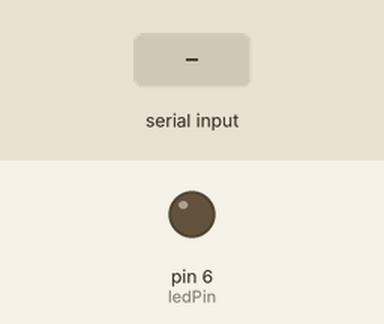
Simulated run of this sketch. Board: Arduino Uno, built with avr-gcc and run on an emulated ATmega328P. Parts: output pins drawn as LEDs (lit = HIGH). The inputs (shaded band) are chosen by the test bench.

Above: at 1.2 s.
1.3 s: "90,45\n" received over Serial
At 2.1 s:
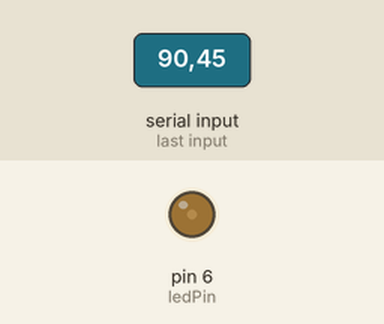
3.8 s: "30,150\n" received over Serial
At 4.4 s:
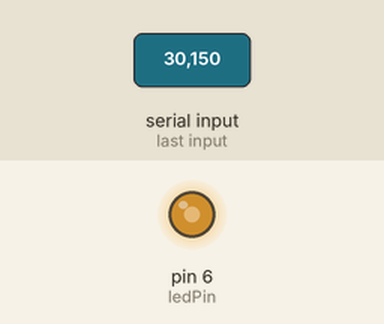
6.3 s: "90\n" received over Serial
At 7.1 s:
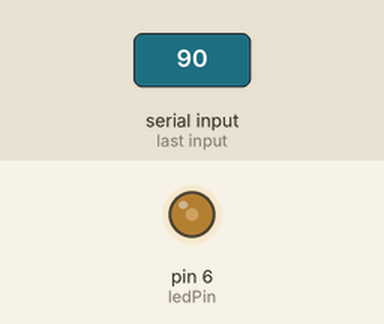
8.8 s: "200\n" received over Serial
At 9.3 s:
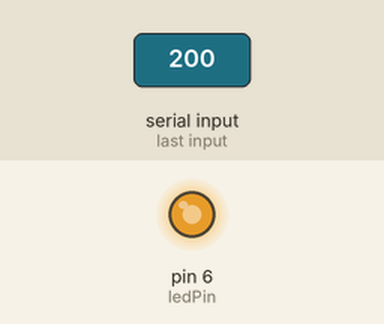
Timing chart, 0 to 11.8 s (numbered marks = the images above; inputs shaded):
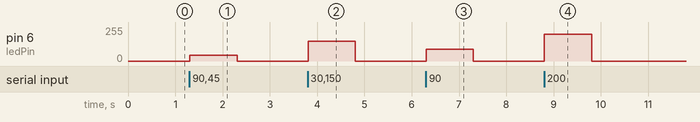

Measured:
- after the input at 1.3 s, pin 6 (ledPin): 0/255 → 45/255 at once, → 0/255 1.0 s later
- after the input at 3.8 s, pin 6 (ledPin): 0/255 → 150/255 at once, → 0/255 1.0 s later
- after the input at 6.3 s, pin 6 (ledPin): 0/255 → 90/255 at once, → 0/255 1.0 s later
- after the input at 8.8 s, pin 6 (ledPin): 0/255 → 200/255 at once, → 0/255 1.0 s later

The sketch:

Serial_Variable_LED.ino
```cpp
int dataIn;         // to hold incoming data

const int ledPin = 6;

void setup() {
  pinMode(ledPin, OUTPUT);
  digitalWrite(ledPin, LOW);
  Serial.begin(9600);  // initialize serial:
}

void loop() {
  while (Serial.available() > 0) {
    dataIn = Serial.parseInt();
    analogWrite(ledPin, dataIn);
  }

}
```
